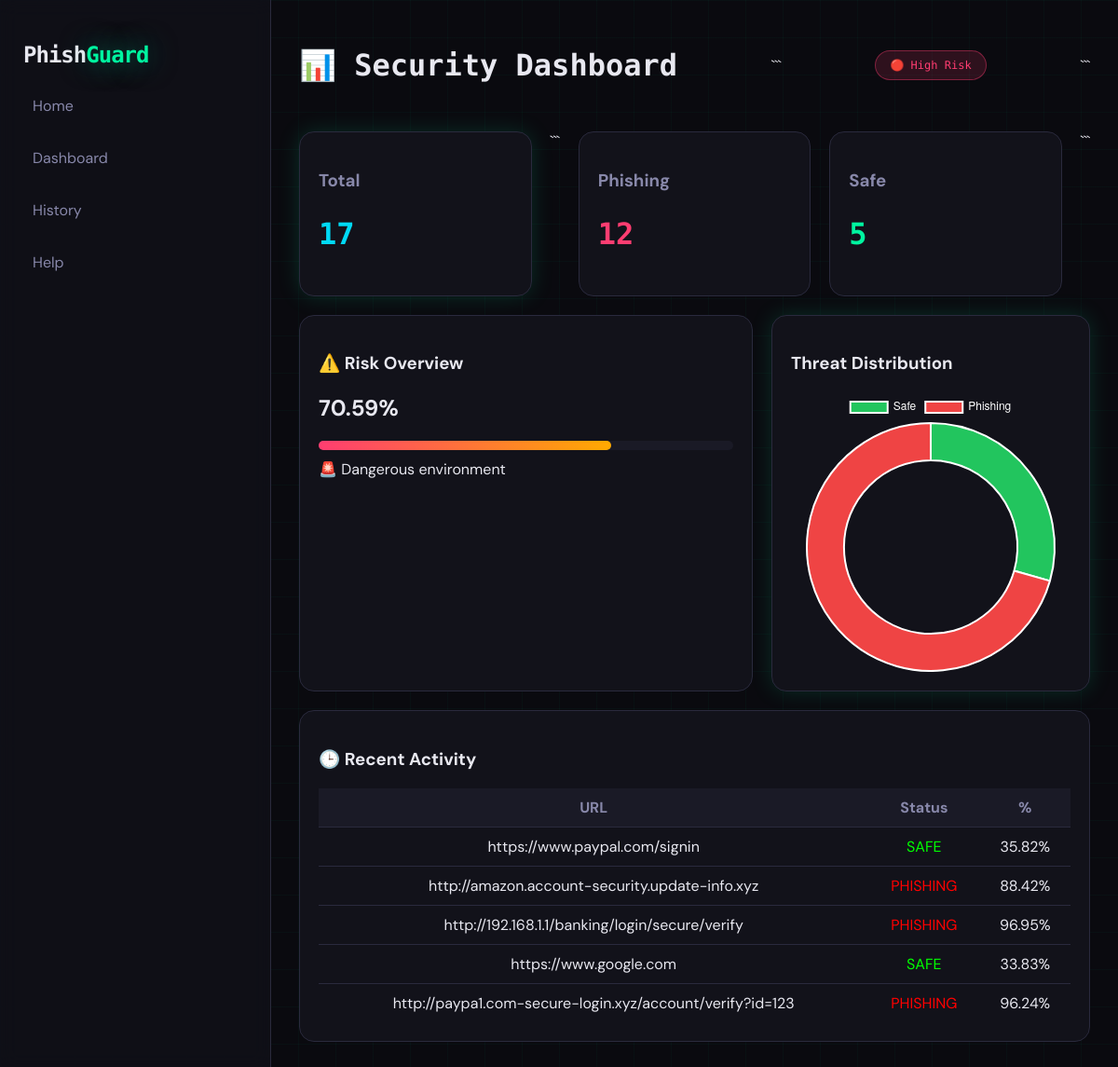
/dashboard, run on the app's committed database.
### tables this page shows
CREATE TABLE scans (
            id INTEGER PRIMARY KEY AUTOINCREMENT,
            url TEXT,
            prediction TEXT,
            phishing_prob REAL,
            date TIMESTAMP DEFAULT CURRENT_TIMESTAMP
        );

### app.py (the view)
@app.route('/dashboard')
def dashboard():
    conn = sqlite3.connect("history.db")
    c = conn.cursor()
    c.execute("SELECT COUNT(*) FROM scans")
    total = c.fetchone()[0]
    c.execute("SELECT COUNT(*) FROM scans WHERE prediction='PHISHING'")
    phishing = c.fetchone()[0]
    safe = total - phishing
    c.execute("""
        SELECT url, prediction, phishing_prob, date
        FROM scans
        ORDER BY id DESC
        LIMIT 5
    """)
    recent = c.fetchall()
    risk_percent = round((phishing / total) * 100, 2) if total > 0 else 0
    conn.close()
    return render_template(
        'dashboard.html',
        total=total,
        phishing=phishing,
        safe=safe,
        recent=recent,
        risk_percent=risk_percent
    )

### templates/dashboard.html (shortened to what this page needs)
<!DOCTYPE html>
<html lang="en">
<head>
</head>
<body>
<div class="sidebar">
    <h2 class="logo">
    <span class="phish">Phish</span><span class="guard">Guard</span>
    </h2>
    <a href="/">Home</a>
    <a href="/dashboard">Dashboard</a>
    <a href="/history">History</a>
    <a href="/help">Help</a>
</div>
<div class="main">
<div class="header">
    <h1>📊 Security Dashboard</h1>
```
{% if risk_percent > 70 %}
    <div class="status" style="background:red;">🔴 High Risk</div>
{% elif risk_percent > 40 %}
    <div class="status" style="background:orange;">🟠 Medium</div>
{% else %}
    <div class="status" style="background:green;">🟢 Safe</div>
{% endif %}
```
</div>
<div class="cards">
    <div class="card glow">
        <h3>Total</h3>
        <h2 class="total">{{ total }}</h2>
    </div>
```
<div class="card">
    <h3>Phishing</h3>
    <h2 class="phishing">{{ phishing }}</h2>
</div>
<div class="card">
    <h3>Safe</h3>
    <h2 class="safe">{{ safe }}</h2>
</div>
```
</div>
<div class="grid">
<div class="box">
<h3>⚠️ Risk Overview</h3>
<h2>{{ risk_percent }}%</h2>
<div class="progress">
    <div class="progress-bar" style="width:{{ risk_percent }}%"></div>
</div>
<p style="margin-top:10px;">
{% if risk_percent > 70 %}
🚨 Dangerous environment
{% elif risk_percent > 40 %}
⚠️ Be careful
{% else %}
✅ Safe usage
{% endif %}
</p>
</div>
<div class="box glow">
<h3>Threat Distribution</h3>
<canvas id="chart"></canvas>
</div>
</div>
<div class="box" style="margin-top:20px;">
<h3>🕒 Recent Activity</h3>
<table>
<tr>
<th>URL</th>
<th>Status</th>
<th>%</th>
</tr>
{% for row in recent %}
<tr>
<td>{{ row[0] }}</td>
<td style="color:{% if row[1]=='PHISHING' %}red{% else %}lime{% endif %}">
{{ row[1] }}
</td>
<td>{{ row[2] }}%</td>
</tr>
{% endfor %}
</table>
</div>
</div>
<script>
new Chart(document.getElementById('chart'), {
type:'doughnut',
data:{
labels:['Safe','Phishing'],
datasets:[{
data:[{{ safe }},{{ phishing }}],
backgroundColor:['#22c55e','#ef4444']
}]
},
options:{
cutout:'70%',
plugins:{
legend:{labels:{color:'white'}}
}
}
});
</script>
</body>
</html>

### templates/dashboard.html (style rules this page uses)
:root { --bg: #0a0a0f; --surface: #12121a; --surface2: #1a1a26; --border: #2a2a3d; --accent: #00f5a0; --accent2: #00d9f5; --danger: #ff3d71; --warning: #ffaa00; --text: #e8e8f0; --text-dim: #8888aa; --mono: 'Space Mono', monospace; --sans: 'DM Sans', sans-serif; }
body { margin: 0; font-family: var(--sans); background: var(--bg); color: var(--text); display: flex; }
body::before { content: ''; position: fixed; inset: 0; background-image: linear-gradient(rgba(0,245,160,0.03) 1px, transparent 1px), linear-gradient(90deg, rgba(0,245,160,0.03) 1px, transparent 1px); background-size: 40px 40px; z-index: 0; }
.sidebar { width: 240px; background: rgba(18,18,26,0.7); backdrop-filter: blur(10px); padding: 25px; border-right: 1px solid var(--border); }
.sidebar h2 { color: var(--accent); font-family: var(--mono); }
.sidebar a { display: block; margin: 15px 0; color: var(--text-dim); text-decoration: none; padding: 10px; border-radius: 8px; transition: 0.3s; }
.main { flex: 1; padding: 30px; position: relative; z-index: 1; }
.header { display: flex; justify-content: space-between; align-items: center; }
.header h1 { font-family: var(--mono); }
.status { padding: 8px 15px; border-radius: 100px; font-family: var(--mono); font-size: 12px; }
.status[style*="red"] { background: rgba(255,61,113,0.15) !important; border: 1px solid rgba(255,61,113,0.4); color: var(--danger); }
.cards { display: flex; gap: 20px; margin-top: 30px; }
.card { flex: 1; padding: 20px; border-radius: 16px; background: var(--surface); border: 1px solid var(--border); transition: 0.3s; }
.card h3 { color: var(--text-dim); }
.card h2 { font-family: var(--mono); font-size: 32px; }
.total { color: var(--accent2); }
.phishing { color: var(--danger); }
.safe { color: var(--accent); }
.grid { display: grid; grid-template-columns: 1.5fr 1fr; gap: 20px; margin-top: 20px; }
.box { padding: 20px; border-radius: 16px; background: var(--surface); border: 1px solid var(--border); }
.progress { background: var(--surface2); height: 10px; border-radius: 100px; margin-top: 10px; }
.progress-bar { height: 10px; border-radius: 100px; background: linear-gradient(90deg, var(--danger), var(--warning)); }
table { width: 100%; margin-top: 10px; border-collapse: collapse; }
td, th { padding: 10px; text-align: center; }
th { background: var(--surface2); color: var(--text-dim); }
td { border-top: 1px solid var(--border); }
.glow { box-shadow: 0 0 25px rgba(0,245,160,0.15); }
.logo { font-family: 'Space Mono', monospace; font-weight: 700; letter-spacing: -1px; }
.logo .phish { color: #e8e8f0; }
.logo .guard { color: #00f5a0; text-shadow: 0 0 30px rgba(0,245,160,0.5); }

### data on the page
scans: url "https://www.paypal.com/signin", prediction "SAFE", phishing_prob "35.82"
scans: url "http://amazon.account-security.update-info.xyz", prediction "PHISHING", phishing_prob "88.42"
scans: url "http://192.168.1.1/banking/login/secure/verify", prediction "PHISHING", phishing_prob "96.95"
scans: url "https://www.google.com", prediction "SAFE", phishing_prob "33.83"
scans: url "http://paypa1.com-secure-login.xyz/account/verify?id=123", prediction "PHISHING", phishing_prob "96.24"

### other printed values
{{ total }} "17"
{{ phishing }} "12"
{{ safe }} "5"
{{ risk_percent }} "70.59"
chart data {{ safe }} 5
chart data {{ phishing }} 12
